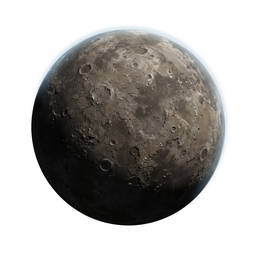
#> input picture spacesim/ui/live/assets/planets/barren.png, 256 x 256 px
$ python postprocess.py ../../spacesim/ui/live/assets/planets/barren.png out.png 100
#> lines starting #> are read from the running program, lines starting #| are printed output that depends on the picture; after the words box and inside, x2 and y2 are one past the last pixel; in counts of white or black regions, pixels touching at a corner belong together
#> in process_file, img is the input picture: PIL image 256x256 RGBA; mean R, G, B, A 112.6, 110.5, 107.9, 184.7
"""Post-processing for raw provider output -> committed game sprites.

Nano Banana returns a painterly planet rendered on a (roughly) black void. The
runtime wants a transparent, square, centered planet disc it can blit and tint.
This module finds the lit disc, builds a feathered circular alpha mask, recenters
it on a square canvas, and resizes to the target sprite size.

Pure Pillow + numpy; no network, no provider knowledge. Safe to unit-test on a
fixture PNG.
"""

from __future__ import annotations

from pathlib import Path

import numpy as np
from PIL import Image

# Pixels dimmer than this (0-255 luminance) are treated as background void.
_DISC_LUMA_THRESHOLD = 28
# Alpha ramps from 1 -> 0 between these fractions of the detected disc radius.
_ALPHA_INNER = 0.99
_ALPHA_OUTER = 1.06


def _luma(rgb: np.ndarray) -> np.ndarray:
    return rgb[..., 0] * 0.299 + rgb[..., 1] * 0.587 + rgb[..., 2] * 0.114


def disc_alpha_crop(img: Image.Image, size: int = 256) -> Image.Image:
    """Detect the planet disc on a dark background and return an RGBA sprite.

    The disc is located by thresholding luminance; its centroid and radius set a
    feathered circular alpha mask. The result is recentered on a transparent
    square canvas and resized to ``size`` x ``size``.
    """
#> called with size = 100
    rgb = np.asarray(img.convert("RGB"), dtype=np.float64)
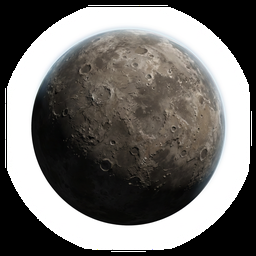
#> rgb: shape (256, 256, 3) float64; mean R, G, B 112.6, 110.5, 107.9
    h, w = rgb.shape[:2]
#> h = 256; w = 256
    lit = _luma(rgb) > _DISC_LUMA_THRESHOLD
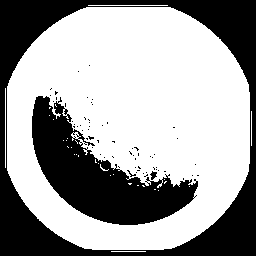
#> lit: shape (256, 256) bool; 62.8% white; 65 black regions (62 under 20 px), largest, box (x1, y1, x2, y2) and area: (0, 0, 256, 256) 15264, (32, 96, 198, 225) 8933, (150, 171, 157, 180) 37
    if not lit.any():
        raise ValueError("no lit disc found; image looks fully dark")

    ys, xs = np.nonzero(lit)
    cy = (ys.min() + ys.max()) / 2.0
#> cy = 128
    cx = (xs.min() + xs.max()) / 2.0
#> cx = 128
    # Radius from the tighter of the two extents so a non-square frame doesn't
    # stretch the disc; the lit region of a planet is near-circular anyway.
    radius = min(ys.max() - ys.min(), xs.max() - xs.min()) / 2.0
#> radius = 123
    radius = max(radius, 1.0)

    yy, xx = np.mgrid[0:h, 0:w]
    dist = np.sqrt((yy - cy) ** 2 + (xx - cx) ** 2) / radius
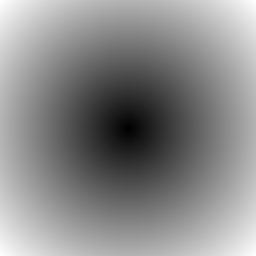
#> dist: shape (256, 256) float64; min 0, max 1.47, mean 0.796; drawn with min black and max white
    alpha = np.clip((_ALPHA_OUTER - dist) / (_ALPHA_OUTER - _ALPHA_INNER), 0.0, 1.0)
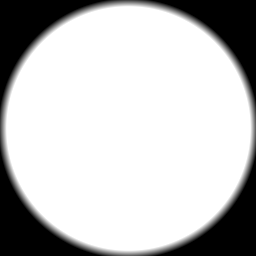
#> alpha: shape (256, 256) float64; min 0, max 1, mean 0.762

    rgba = np.zeros((h, w, 4), dtype=np.uint8)
    rgba[..., :3] = rgb.astype(np.uint8)
    rgba[..., 3] = (alpha * 255).astype(np.uint8)
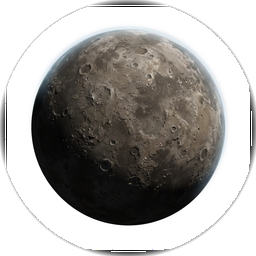
#> rgba: shape (256, 256, 4); mean R, G, B, A 112.6, 110.5, 107.9, 194.2; transparent parts drawn white
    out = Image.fromarray(rgba, mode="RGBA")

    # Crop to a square around the disc, with a little margin for the feather.
    side = int(radius * 2 * _ALPHA_OUTER) + 2
#> side = 262
    left = int(round(cx - side / 2))
#> left = -3
    top = int(round(cy - side / 2))
#> top = -3
    square = Image.new("RGBA", (side, side), (0, 0, 0, 0))
#> square: PIL image 262x262 RGBA; every value is 0
    square.paste(out.crop((left, top, left + side, top + side)), (0, 0))
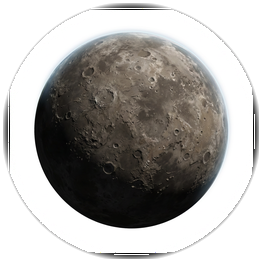
#> square: PIL image 262x262 RGBA; mean R, G, B, A 107.5, 105.5, 103, 185.4; transparent parts drawn white
    return square.resize((size, size), Image.Resampling.LANCZOS)
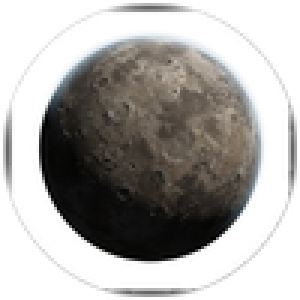
#> returned value: PIL image 100x100 RGBA (shown 3 times larger); mean R, G, B, A 108.5, 106.4, 103.9, 185.4; transparent parts drawn white


def _alpha_min(img: Image.Image) -> int:
    return int(np.asarray(img.convert("RGBA"))[..., 3].min())


# [58 lines left out: functions key_background, trim_pad_square, pack_strip, not called in this run]


def process_file(
    src: Path, dst: Path, size: int = 256, *, kind: str = "painterly"
) -> Path:
    """Post-process one raw image into a committed sprite.

    ``kind`` routes the transform: ``painterly`` keeps the planet disc-crop path
    unchanged; ``object`` applies the pixel-art trim/pad/square path.
    """
    dst.parent.mkdir(parents=True, exist_ok=True)
    img = Image.open(src)
    if kind == "painterly":
        sprite = disc_alpha_crop(img, size=size)
    elif kind == "object":
        sprite = trim_pad_square(img, size)
    else:
        raise ValueError(f"unknown postprocess kind {kind!r}")
    sprite.save(dst)
    return dst


# [6 lines left out: function process_strip, not called in this run]


if __name__ == "__main__":
    import sys

    src = Path(sys.argv[1])
    dst = Path(sys.argv[2])
    size = int(sys.argv[3]) if len(sys.argv) > 3 else 256
    print("wrote", process_file(src, dst, size))

$ run again, on spacesim/ui/live/assets/planets/terran.png
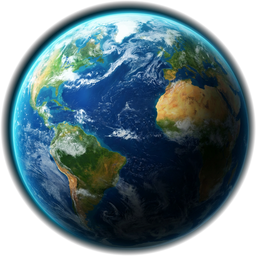
#> input picture spacesim/ui/live/assets/planets/terran.png, 256 x 256 px
#> in process_file, img is the input picture: PIL image 256x256 RGBA; mean R, G, B, A 37.4, 60.2, 68, 186.7
#> in disc_alpha_crop, `lit = _luma(rgb) > _DISC_LUMA_THRESHOLD`:
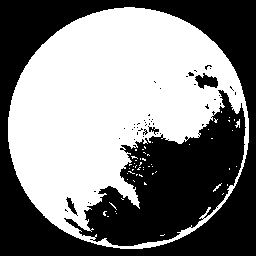
#> lit: shape (256, 256) bool; 50.4% white; 47 black regions (42 under 20 px), largest, box (x1, y1, x2, y2) and area: (0, 0, 256, 256) 19600, (64, 90, 246, 246) 12471, (195, 73, 218, 89) 220, (66, 197, 78, 216) 78, (148, 126, 159, 135) 40
#> cy = 127.5
#> cx = 128
#> radius = 120
#> side = 256
#> left = 0
#> square: PIL image 256x256 RGBA; every value is 0
#> in disc_alpha_crop, `return square.resize((size, size), Image.Resampling.LANCZOS)`:
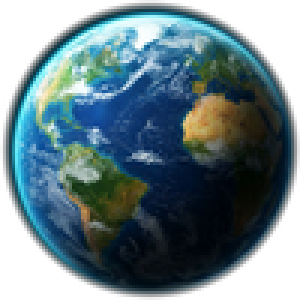
#> returned value: PIL image 100x100 RGBA (shown 3 times larger); mean R, G, B, A 37.4, 60.1, 67.9, 185; transparent parts drawn white
